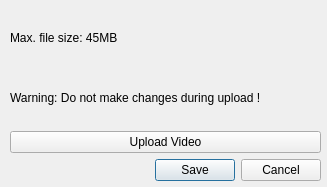
<?xml version="1.0" encoding="UTF-8"?>
<ui version="4.0">
 <class>AddNewVideoDialog</class>
 <widget class="QDialog" name="AddNewVideoDialog">
  <property name="geometry">
   <rect>
    <x>0</x>
    <y>0</y>
    <width>327</width>
    <height>187</height>
   </rect>
  </property>
  <property name="windowTitle">
   <string>Dialog</string>
  </property>
  <widget class="QWidget" name="verticalLayoutWidget">
   <property name="geometry">
    <rect>
     <x>10</x>
     <y>10</y>
     <width>311</width>
     <height>171</height>
    </rect>
   </property>
   <layout class="QVBoxLayout" name="verticalLayout">
    <item>
     <widget class="QLabel" name="label">
      <property name="text">
       <string>Max. file size: 45MB</string>
      </property>
     </widget>
    </item>
    <item>
     <widget class="QLabel" name="label_2">
      <property name="text">
       <string>Warning: Do not make changes during upload !</string>
      </property>
     </widget>
    </item>
    <item>
     <widget class="QPushButton" name="addVideoButton">
      <property name="text">
       <string>Upload Video</string>
      </property>
     </widget>
    </item>
    <item>
     <widget class="QDialogButtonBox" name="buttonBox">
      <property name="toolTip">
       <string/>
      </property>
      <property name="orientation">
       <enum>Qt::Horizontal</enum>
      </property>
      <property name="standardButtons">
       <set>QDialogButtonBox::Cancel|QDialogButtonBox::Save</set>
      </property>
     </widget>
    </item>
   </layout>
  </widget>
 </widget>
 <resources/>
 <connections/>
</ui>
